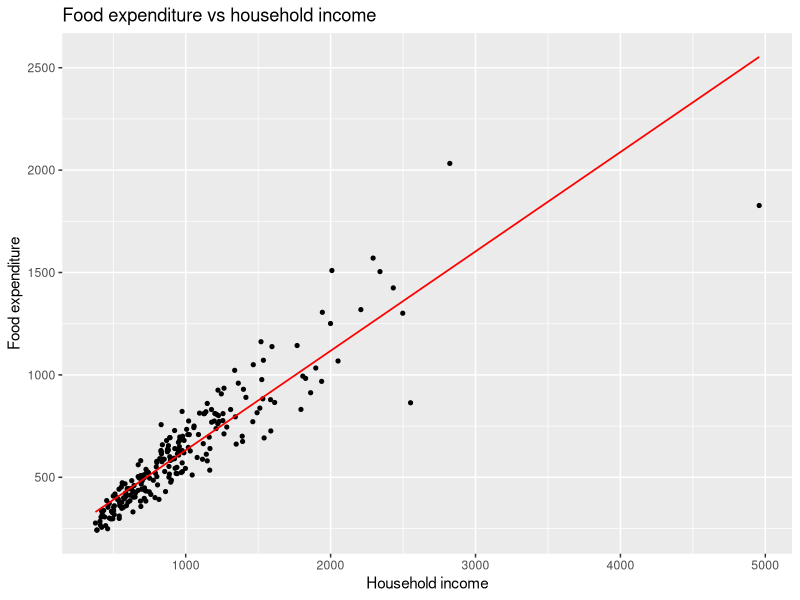

R code for this plot:
## =====================================================
## 1. Load data and construct variables
## =====================================================
# Optional: set working directory to current script location (RStudio)
if (requireNamespace("rstudioapi", quietly = TRUE)) {
  setwd(dirname(rstudioapi::getActiveDocumentContext()$path))
}

# install.packages("quantreg")   # run once if quantreg is not installed
library(quantreg)

# Load Engel data (income and food expenditure)
data("engel")           # loads data frame 'engel'

## =====================================================
## 2. Estimate OLS regression
## =====================================================

fit_food <- lm(foodexp ~ income, data = engel)

# Add fitted values and residuals (useful for later diagnostics)
engel$fit   <- fitted(fit_food)
engel$resid <- residuals(fit_food)

summary(fit_food)

## =====================================================
## 3. Plot food expenditure vs income using ggplot2
## =====================================================

library(ggplot2)

p_food <- ggplot(engel, aes(x = income, y = foodexp)) +
  geom_point(size = 1.1) +
  geom_smooth(method = "lm", se = FALSE,
              linewidth = 0.6, colour = "red") +
  labs(title = "Food expenditure vs household income",
       x     = "Household income",
       y     = "Food expenditure")  

## =====================================================
## 4. Save figure (6 x 4 inches, 300 dpi)
## =====================================================

ggsave("foodincome.png", p_food, width = 6, height = 4, dpi = 300)
